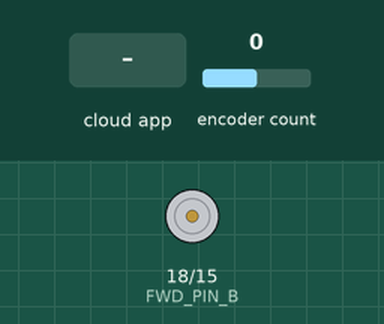
Recording of a sketch running on a simulated ESP32. Parts: motor-driver pin pairs drawn as motors (green arrow = first pin HIGH = forward, orange = second pin HIGH = backward, longer = more drive, scaled by the enable pin). The inputs (shaded band) are chosen by the test bench; at power-on: encoder count 0. The ROS host is connected and sends only what is stated; what the sketch prints to the serial monitor is not drawn.

Above: at 1.2 s.
1.3 s: the phone or cloud app sets motor_input to -100
At 2.5 s:
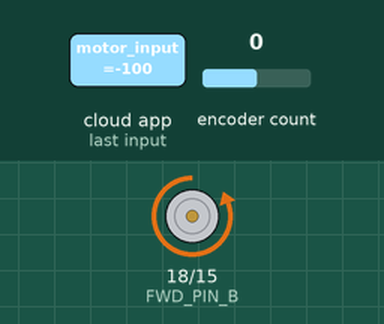
2.8 s: the phone or cloud app sets motor_input to 0
At 3.8 s:
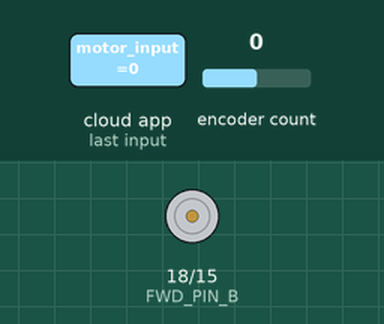
4.3 s: the phone or cloud app sets motor_input to 100
At 4.9 s:
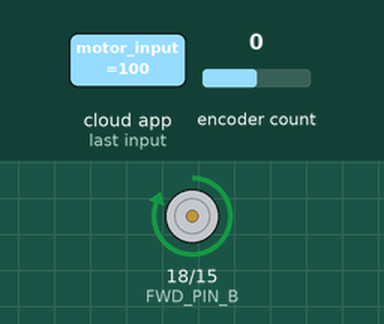
Timing chart, 0 to 7.3 s (numbered marks = the images above; inputs shaded):
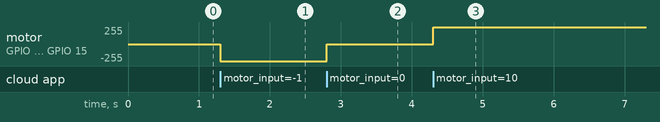

The sketch:

motor_encoder.ino
```cpp
#include <ESP32Encoder.h>
#include <ros.h>
#include <std_msgs/Float32.h>

#define FWD_PIN_B 18
#define BWD_PIN_B 15
#define PWM_B 4

#define ENCR_A 36
#define ENCR_B 34
#define PI 3.14159265358979

const int    POLLING_TIME  = 5;
const double TICKS_PER_REV = 737;
const double RADS_PER_TICK = (2*PI)/TICKS_PER_REV;

std_msgs::Float32 encB_vel;

long currentPos = -999;
long oldPos = 0;
long currTime = millis();

ros::NodeHandle nh;

ESP32Encoder encR;

void pwmCallback(const std_msgs::Float32 &pwmMsg){
  ledcWrite(0, abs((int)(pwmMsg.data*255)));
  if (pwmMsg.data > 0) {
    digitalWrite(FWD_PIN_B, 1);
    digitalWrite(BWD_PIN_B, 0);
  } else {
    digitalWrite(FWD_PIN_B, 0);
    digitalWrite(BWD_PIN_B, 1);
  }
}

void calculateSpeed(int newPos){
  Serial.println(newPos);
  if (newPos != currentPos){
    currentPos = newPos;
  }
  encB_vel.data = (((RADS_PER_TICK*(currentPos - oldPos))*1000)/POLLING_TIME); // Rads per second
  oldPos = currentPos;
}

ros::Subscriber<std_msgs::Float32> pwm_receiver("/motor_input", pwmCallback);
ros::Publisher motor_velocity("/motor_output", &encB_vel);

void setup() {
  // Encoder initial setup
  ESP32Encoder::useInternalWeakPullResistors=UP;
  encR.attachHalfQuad(ENCR_A, ENCR_B);
  encR.setCount(0);
  encR.clearCount();
  // MOTOR_RIGHT config
  ledcSetup(0, 980, 8);
  pinMode(FWD_PIN_B, OUTPUT);
  pinMode(BWD_PIN_B, OUTPUT);
  pinMode(PWM_B, OUTPUT);
  // ROS Init
  ledcAttachPin(PWM_B, 0);
  nh.initNode();
  nh.subscribe(pwm_receiver);
  nh.advertise(motor_velocity);
}

void loop() {
  if(millis()- currTime >= POLLING_TIME){
    calculateSpeed(encR.getCount());
    motor_velocity.publish(&encB_vel);
    currTime = millis();
  }
  nh.spinOnce();
}
```

Measured:
- after the input at 1.3 s, motor on GPIO 18 (FWD_PIN_B) / GPIO 15 (BWD_PIN_B): stopped → backward 255/255 at once
- after the input at 2.8 s, motor on GPIO 18 (FWD_PIN_B) / GPIO 15 (BWD_PIN_B): backward 255/255 → stopped at once
- after the input at 4.3 s, motor on GPIO 18 (FWD_PIN_B) / GPIO 15 (BWD_PIN_B): stopped → forward 255/255 at once
